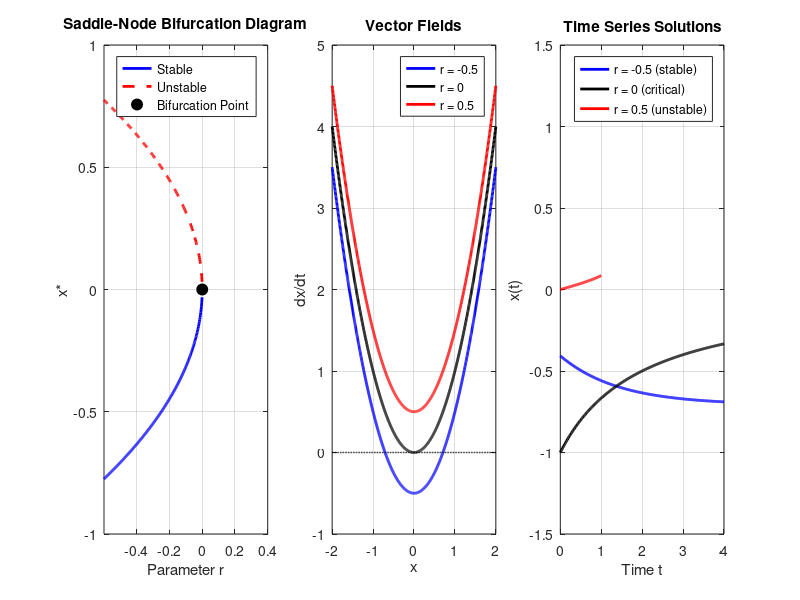
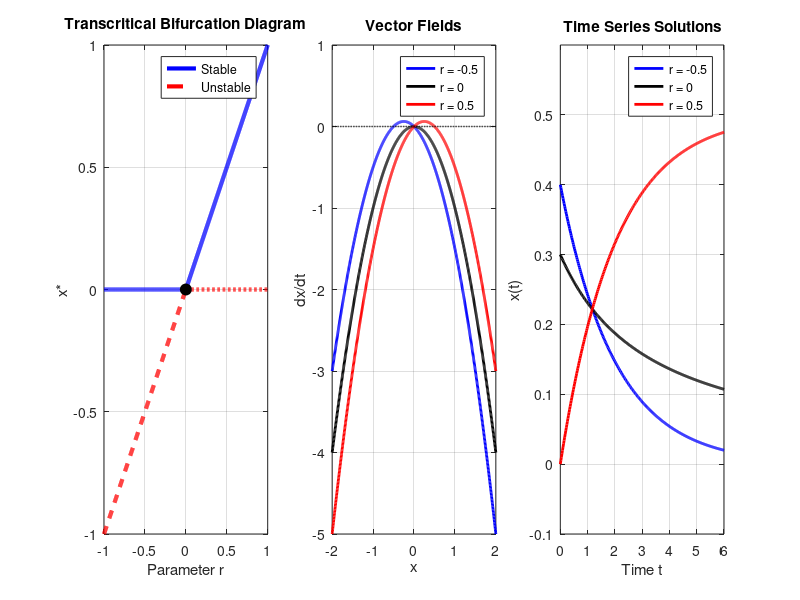
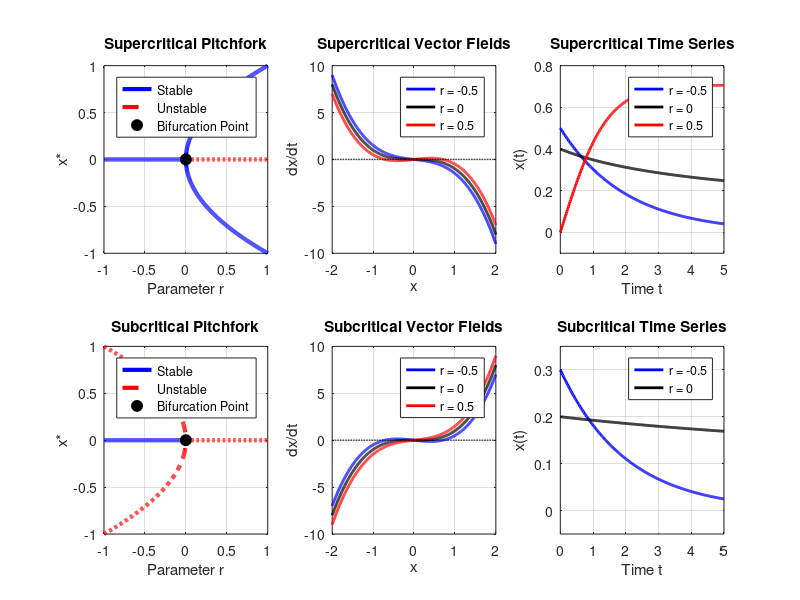
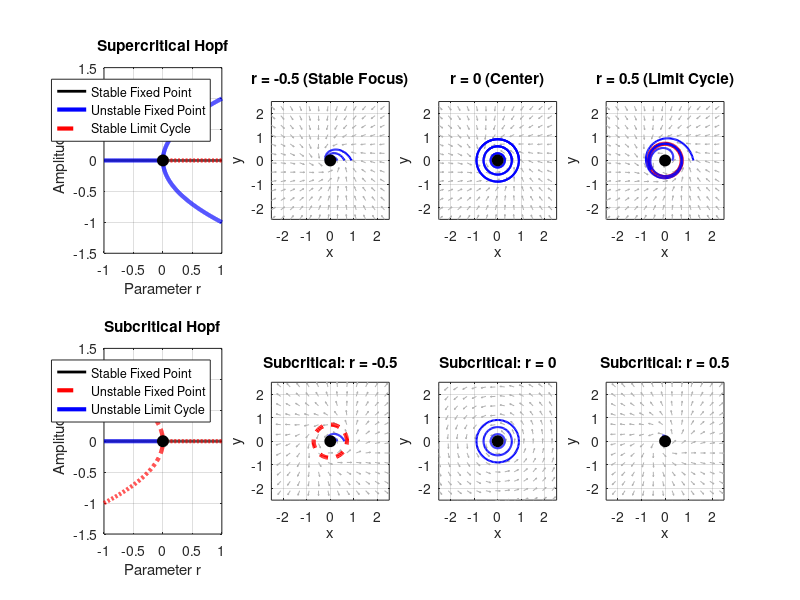

These figures' MATLAB source, in order:
% Bifurcation Analysis: Demonstrations of Common Bifurcations
% This script demonstrates saddle-node, transcritical, pitchfork, and Hopf bifurcations
% ALL SOLUTIONS ARE PURELY ANALYTICAL - NO NUMERICAL INTEGRATION

clear; clc; close all;

%% 1. SADDLE-NODE BIFURCATION
% Normal form: dx/dt = r + x^2
figure('Name', 'Saddle-Node Bifurcation', 'Position', [100, 100, 1200, 400]);

% Parameter range
r_vals = linspace(-1, 1, 1000);
x_vals = linspace(-2, 2, 1000);

% Subplot 1: Bifurcation diagram
subplot(1,3,1);
r_stable = r_vals(r_vals <= 0);

% Equilibrium points
x_eq_stable = -sqrt(-r_stable);
x_eq_unstable = sqrt(-r_stable);

plot(r_stable, x_eq_stable, 'b-', 'LineWidth', 2); hold on;
plot(r_stable, x_eq_unstable, 'r--', 'LineWidth', 2);
plot(0, 0, 'ko', 'MarkerSize', 8, 'MarkerFaceColor', 'k');
xlabel('Parameter r'); ylabel('x*');
xlim([-0.6, 0.4]);
title('Saddle-Node Bifurcation Diagram');
legend('Stable', 'Unstable', 'Bifurcation Point', 'Location', 'best');
grid on;

% Subplot 2: Vector field for different r values
subplot(1,3,2);
r_examples = [-0.5, 0, 0.5];
colors = ['b', 'k', 'r'];
for i = 1:length(r_examples)
    r = r_examples(i);
    dx_dt = r + x_vals.^2;
    plot(x_vals, dx_dt, colors(i), 'LineWidth', 2); hold on;
end
plot(x_vals, zeros(size(x_vals)), 'k--', 'LineWidth', 1);
xlabel('x'); ylabel('dx/dt');
title('Vector Fields');
legend('r = -0.5', 'r = 0', 'r = 0.5', 'Location', 'best');
grid on;

% Subplot 3: Time series - completely analytical, no singularities
subplot(1,3,3);
t_vals = linspace(0, 4, 300);
colors = ['b', 'k', 'r'];

% r = -0.5: Stable case
t_stable = t_vals;
x_stable = -sqrt(0.5) * ones(size(t_stable)) + 0.3 * exp(-sqrt(0.5) * t_stable);
plot(t_stable, x_stable, colors(1), 'LineWidth', 2); hold on;

% r = 0: Critical case  
t_critical = t_vals;
x_critical = -1 ./ (1 + 0.5 * t_critical);
plot(t_critical, x_critical, colors(2), 'LineWidth', 2);

% r = 0.5: Unstable case - limited time
t_unstable = linspace(0, 1, 100);
x_unstable = 0.1 * tan(sqrt(0.5) * t_unstable);
plot(t_unstable, x_unstable, colors(3), 'LineWidth', 2);

xlabel('Time t'); ylabel('x(t)');
title('Time Series Solutions');
legend('r = -0.5 (stable)', 'r = 0 (critical)', 'r = 0.5 (unstable)', 'Location', 'best');
grid on;
ylim([-1.5, 1.5]);

%% 2. TRANSCRITICAL BIFURCATION
% Normal form: dx/dt = rx - x^2
figure('Name', 'Transcritical Bifurcation', 'Position', [150, 150, 1200, 400]);

% Subplot 1: Bifurcation diagram
subplot(1,3,1);
r_vals = linspace(-1, 1, 1000);

% Stability analysis
r_neg = r_vals(r_vals <= 0);
r_pos = r_vals(r_vals >= 0);
plot(r_neg, zeros(size(r_neg)), 'b-', 'LineWidth', 3); hold on;
plot(r_pos, zeros(size(r_pos)), 'r--', 'LineWidth', 3);
plot(r_neg, r_neg, 'r--', 'LineWidth', 3);
plot(r_pos, r_pos, 'b-', 'LineWidth', 3);

plot(0, 0, 'ko', 'MarkerSize', 8, 'MarkerFaceColor', 'k');
xlabel('Parameter r'); ylabel('x*');
title('Transcritical Bifurcation Diagram');
legend('Stable', 'Unstable', 'Location', 'best');
grid on;

% Subplot 2: Vector field
subplot(1,3,2);
x_vals = linspace(-2, 2, 1000);
r_examples = [-0.5, 0, 0.5];
for i = 1:length(r_examples)
    r = r_examples(i);
    dx_dt = r*x_vals - x_vals.^2;
    plot(x_vals, dx_dt, colors(i), 'LineWidth', 2); hold on;
end
plot(x_vals, zeros(size(x_vals)), 'k--', 'LineWidth', 1);
xlabel('x'); ylabel('dx/dt');
title('Vector Fields');
legend('r = -0.5', 'r = 0', 'r = 0.5', 'Location', 'best');
grid on;

% Subplot 3: Time series - safe analytical solutions
subplot(1,3,3);
t_vals = linspace(0, 6, 300);

% r = -0.5: x=0 stable
x_r1 = 0.4 * exp(-0.5 * t_vals);
plot(t_vals, x_r1, colors(1), 'LineWidth', 2); hold on;

% r = 0: Critical case
x_r2 = 0.3 ./ (1 + 0.3 * t_vals);
plot(t_vals, x_r2, colors(2), 'LineWidth', 2);

% r = 0.5: Approach to x=r
x_r3 = 0.5 * (1 - exp(-0.5 * t_vals));
plot(t_vals, x_r3, colors(3), 'LineWidth', 2);

xlabel('Time t'); ylabel('x(t)');
title('Time Series Solutions');
legend('r = -0.5', 'r = 0', 'r = 0.5', 'Location', 'best');
grid on;
ylim([-0.1, 0.6]);

%% 3. PITCHFORK BIFURCATIONS
figure('Name', 'Pitchfork Bifurcations', 'Position', [200, 200, 1200, 800]);

% Supercritical Pitchfork: dx/dt = rx - x^3
subplot(2,3,1);
r_vals = linspace(-1, 1, 1000);
x_eq1 = zeros(size(r_vals));  % x* = 0
x_eq2 = sqrt(max(0, r_vals));  % x* = +sqrt(r) for r > 0
x_eq3 = -sqrt(max(0, r_vals)); % x* = -sqrt(r) for r > 0

% Plot stable and unstable branches
h1 = plot(r_vals(r_vals <= 0), zeros(size(r_vals(r_vals <= 0))), 'b-', 'LineWidth', 3); hold on;
h2 = plot(r_vals(r_vals >= 0), zeros(size(r_vals(r_vals >= 0))), 'r--', 'LineWidth', 3);

r_pos = r_vals(r_vals >= 0);
plot(r_pos, sqrt(r_pos), 'b-', 'LineWidth', 3);
plot(r_pos, -sqrt(r_pos), 'b-', 'LineWidth', 3);
h3 = plot(0, 0, 'ko', 'MarkerSize', 8, 'MarkerFaceColor', 'k');
xlabel('Parameter r'); ylabel('x*');
title('Supercritical Pitchfork');
legend([h1, h2, h3], {'Stable', 'Unstable', 'Bifurcation Point'}, 'Location', 'best');
grid on;

% Subcritical Pitchfork: dx/dt = rx + x^3
subplot(2,3,4);
% r < 0: x=0 stable (blue), x=±√(-r) unstable (red dashed)  
% r > 0: x=0 unstable (red dashed)

h1 = plot(r_vals(r_vals < 0), zeros(size(r_vals(r_vals < 0))), 'b-', 'LineWidth', 3); hold on;
h2 = plot(r_vals(r_vals > 0), zeros(size(r_vals(r_vals > 0))), 'r--', 'LineWidth', 3);

% x=±√(-r) branches for r < 0 are UNSTABLE (red dashed)
r_neg = r_vals(r_vals < 0);
plot(r_neg, sqrt(-r_neg), 'r--', 'LineWidth', 3);
plot(r_neg, -sqrt(-r_neg), 'r--', 'LineWidth', 3);

h3 = plot(0, 0, 'ko', 'MarkerSize', 8, 'MarkerFaceColor', 'k');
xlabel('Parameter r'); ylabel('x*');
title('Subcritical Pitchfork');
legend([h1, h2, h3], {'Stable', 'Unstable', 'Bifurcation Point'}, 'Location', 'best');
grid on;

% Vector fields for supercritical
subplot(2,3,2);
x_vals = linspace(-2, 2, 1000);
r_examples = [-0.5, 0, 0.5];
for i = 1:length(r_examples)
    r = r_examples(i);
    dx_dt = r*x_vals - x_vals.^3;
    plot(x_vals, dx_dt, colors(i), 'LineWidth', 2); hold on;
end
plot(x_vals, zeros(size(x_vals)), 'k--', 'LineWidth', 1);
xlabel('x'); ylabel('dx/dt');
title('Supercritical Vector Fields');
legend('r = -0.5', 'r = 0', 'r = 0.5', 'Location', 'best');
grid on;

% Vector fields for subcritical
subplot(2,3,5);
for i = 1:length(r_examples)
    r = r_examples(i);
    dx_dt = r*x_vals + x_vals.^3;
    plot(x_vals, dx_dt, colors(i), 'LineWidth', 2); hold on;
end
plot(x_vals, zeros(size(x_vals)), 'k--', 'LineWidth', 1);
xlabel('x'); ylabel('dx/dt');
title('Subcritical Vector Fields');
legend('r = -0.5', 'r = 0', 'r = 0.5', 'Location', 'best');
grid on;

% Time series for supercritical
subplot(2,3,3);
t_vals = linspace(0, 5, 300);

% r = -0.5: Decay to x=0
x_sup1 = 0.5 * exp(-0.5 * t_vals);
plot(t_vals, x_sup1, colors(1), 'LineWidth', 2); hold on;

% r = 0: Critical decay
x_sup2 = 0.4 ./ sqrt(1 + 0.32 * t_vals);
plot(t_vals, x_sup2, colors(2), 'LineWidth', 2);

% r = 0.5: Approach to equilibrium
x_sup3 = sqrt(0.5) * tanh(sqrt(0.5) * t_vals);
plot(t_vals, x_sup3, colors(3), 'LineWidth', 2);

xlabel('Time t'); ylabel('x(t)');
title('Supercritical Time Series');
legend('r = -0.5', 'r = 0', 'r = 0.5', 'Location', 'best');
grid on;
ylim([-0.1, 0.8]);

% Time series for subcritical
subplot(2,3,6);
% Only show stable cases
x_sub1 = 0.3 * exp(-0.5 * t_vals);
plot(t_vals, x_sub1, colors(1), 'LineWidth', 2); hold on;

x_sub2 = 0.2 ./ sqrt(1 + 0.08 * t_vals);
plot(t_vals, x_sub2, colors(2), 'LineWidth', 2);

xlabel('Time t'); ylabel('x(t)');
title('Subcritical Time Series');
legend('r = -0.5', 'r = 0', 'Location', 'best');
grid on;
ylim([-0.05, 0.35]);

%% 4. HOPF BIFURCATIONS - COMPLETELY ANALYTICAL
figure('Name', 'Hopf Bifurcations', 'Position', [250, 250, 1400, 800]);

% Supercritical Hopf bifurcation diagram
subplot(2,4,1);
r_vals = linspace(-1, 1, 1000);
plot(r_vals, zeros(size(r_vals)), 'k-', 'LineWidth', 2); hold on;
plot(r_vals(r_vals <= 0), zeros(size(r_vals(r_vals <= 0))), 'b-', 'LineWidth', 3);
plot(r_vals(r_vals >= 0), zeros(size(r_vals(r_vals >= 0))), 'r--', 'LineWidth', 3);

r_pos = r_vals(r_vals > 0);
plot(r_pos, sqrt(r_pos), 'b-', 'LineWidth', 3);
plot(r_pos, -sqrt(r_pos), 'b-', 'LineWidth', 3);
plot(0, 0, 'ko', 'MarkerSize', 8, 'MarkerFaceColor', 'k');
xlabel('Parameter r'); ylabel('Amplitude');
title('Supercritical Hopf');
legend('Stable Fixed Point', 'Unstable Fixed Point', 'Stable Limit Cycle', 'Location', 'best');
grid on; ylim([-1.5, 1.5]);

% Subcritical Hopf bifurcation diagram
subplot(2,4,5);
plot(r_vals, zeros(size(r_vals)), 'k-', 'LineWidth', 2); hold on;
plot(r_vals(r_vals >= 0), zeros(size(r_vals(r_vals >= 0))), 'r--', 'LineWidth', 3);
plot(r_vals(r_vals <= 0), zeros(size(r_vals(r_vals <= 0))), 'b-', 'LineWidth', 3);

r_neg = r_vals(r_vals < 0);
plot(r_neg, sqrt(-r_neg), 'r--', 'LineWidth', 3);
plot(r_neg, -sqrt(-r_neg), 'r--', 'LineWidth', 3);
plot(0, 0, 'ko', 'MarkerSize', 8, 'MarkerFaceColor', 'k');
xlabel('Parameter r'); ylabel('Amplitude');
title('Subcritical Hopf');
legend('Stable Fixed Point', 'Unstable Fixed Point', 'Unstable Limit Cycle', 'Location', 'best');
grid on; ylim([-1.5, 1.5]);

% Phase portraits - purely analytical
r_examples = [-0.5, 0, 0.5];
titles = {'r = -0.5 (Stable Focus)', 'r = 0 (Center)', 'r = 0.5 (Limit Cycle)'};

for i = 1:3
    subplot(2,4,i+1);
    r = r_examples(i);
    
    % Vector field
    [x_grid, y_grid] = meshgrid(-2.5:0.4:2.5, -2.5:0.4:2.5);
    dx = r*x_grid - y_grid - x_grid.*(x_grid.^2 + y_grid.^2);
    dy = x_grid + r*y_grid - y_grid.*(x_grid.^2 + y_grid.^2);
    
    magnitude = sqrt(dx.^2 + dy.^2);
    dx_norm = dx./(magnitude + 1e-10);
    dy_norm = dy./(magnitude + 1e-10);
    quiver(x_grid, y_grid, dx_norm, dy_norm, 0.4, 'Color', [0.7, 0.7, 0.7], 'LineWidth', 0.5);
    hold on;
    
    % Analytical trajectories
    if r <= 0
        % Stable spirals
        radii = [0.3, 0.6, 0.9];
        for radius = radii
            t_spiral = linspace(0, 15, 200);
            rho = radius * exp(r * t_spiral);
            theta = t_spiral;
            x_traj = rho .* cos(theta);
            y_traj = rho .* sin(theta);
            valid_idx = (abs(x_traj) < 2.5) & (abs(y_traj) < 2.5);
            plot(x_traj(valid_idx), y_traj(valid_idx), 'b-', 'LineWidth', 1.5);
        end
    elseif r > 0
        % Limit cycle
        theta_lc = linspace(0, 2*pi, 100);
        x_lc = sqrt(r)*cos(theta_lc);
        y_lc = sqrt(r)*sin(theta_lc);
        plot(x_lc, y_lc, 'r-', 'LineWidth', 3);
        
        % Spirals approaching limit cycle
        radii = [0.3, 1.2];
        for radius = radii
            t_spiral = linspace(0, 10, 200);
            rho = sqrt(r) + (radius - sqrt(r)) * exp(-r * t_spiral);
            theta = t_spiral;
            x_traj = rho .* cos(theta);
            y_traj = rho .* sin(theta);
            plot(x_traj, y_traj, 'b-', 'LineWidth', 1.5);
        end
    end
    
    plot(0, 0, 'ko', 'MarkerSize', 8, 'MarkerFaceColor', 'k');
    xlabel('x'); ylabel('y');
    title(titles{i});
    axis equal; grid on;
    xlim([-2.5, 2.5]); ylim([-2.5, 2.5]);
end

% Subcritical Hopf phase portraits
subplot(2,4,6);
r = -0.5;
[x_grid, y_grid] = meshgrid(-2.5:0.4:2.5, -2.5:0.4:2.5);
dx = r*x_grid - y_grid + x_grid.*(x_grid.^2 + y_grid.^2);
dy = x_grid + r*y_grid + y_grid.*(x_grid.^2 + y_grid.^2);
magnitude = sqrt(dx.^2 + dy.^2);
dx_norm = dx./(magnitude + 1e-10);
dy_norm = dy./(magnitude + 1e-10);
quiver(x_grid, y_grid, dx_norm, dy_norm, 0.4, 'Color', [0.7, 0.7, 0.7], 'LineWidth', 0.5);
hold on;

% Unstable limit cycle
theta_lc = linspace(0, 2*pi, 100);
x_lc = sqrt(-r)*cos(theta_lc);
y_lc = sqrt(-r)*sin(theta_lc);
plot(x_lc, y_lc, 'r--', 'LineWidth', 3);

% Stable spirals
radii = [0.3, 0.6];
for radius = radii
    t_spiral = linspace(0, 10, 200);
    rho = radius * exp(r * t_spiral);
    theta = t_spiral;
    x_traj = rho .* cos(theta);
    y_traj = rho .* sin(theta);
    valid_idx = (abs(x_traj) < 2.5) & (abs(y_traj) < 2.5);
    plot(x_traj(valid_idx), y_traj(valid_idx), 'b-', 'LineWidth', 1.5);
end

plot(0, 0, 'ko', 'MarkerSize', 8, 'MarkerFaceColor', 'k');
xlabel('x'); ylabel('y');
title('Subcritical: r = -0.5');
axis equal; grid on;
xlim([-2.5, 2.5]); ylim([-2.5, 2.5]);

subplot(2,4,7);
r = 0;
[x_grid, y_grid] = meshgrid(-2.5:0.4:2.5, -2.5:0.4:2.5);
dx = -y_grid;
dy = x_grid;
magnitude = sqrt(dx.^2 + dy.^2);
dx_norm = dx./(magnitude + 1e-10);
dy_norm = dy./(magnitude + 1e-10);
quiver(x_grid, y_grid, dx_norm, dy_norm, 0.4, 'Color', [0.7, 0.7, 0.7], 'LineWidth', 0.5);
hold on;

% Circular trajectories
radii = [0.3, 0.6, 0.9];
for radius = radii
    theta_circle = linspace(0, 2*pi, 100);
    x_circle = radius*cos(theta_circle);
    y_circle = radius*sin(theta_circle);
    plot(x_circle, y_circle, 'b-', 'LineWidth', 1.5);
end

plot(0, 0, 'ko', 'MarkerSize', 8, 'MarkerFaceColor', 'k');
xlabel('x'); ylabel('y');
title('Subcritical: r = 0');
axis equal; grid on;
xlim([-2.5, 2.5]); ylim([-2.5, 2.5]);

subplot(2,4,8);
r = 0.5;
[x_grid, y_grid] = meshgrid(-2.5:0.4:2.5, -2.5:0.4:2.5);
dx = r*x_grid - y_grid + x_grid.*(x_grid.^2 + y_grid.^2);
dy = x_grid + r*y_grid + y_grid.*(x_grid.^2 + y_grid.^2);
magnitude = sqrt(dx.^2 + dy.^2);
dx_norm = dx./(magnitude + 1e-10);
dy_norm = dy./(magnitude + 1e-10);
quiver(x_grid, y_grid, dx_norm, dy_norm, 0.4, 'Color', [0.7, 0.7, 0.7], 'LineWidth', 0.5);
hold on;

% Diverging trajectories
radii = [0.1, 0.05];
for radius = radii
    t_spiral = linspace(0, 2, 100);
    rho = radius * exp(r * t_spiral);
    theta = t_spiral;
    x_traj = rho .* cos(theta);
    y_traj = rho .* sin(theta);
    valid_idx = (abs(x_traj) < 2.5) & (abs(y_traj) < 2.5);
    plot(x_traj(valid_idx), y_traj(valid_idx), 'b-', 'LineWidth', 1.5);
end

plot(0, 0, 'ko', 'MarkerSize', 8, 'MarkerFaceColor', 'k');
xlabel('x'); ylabel('y');
title('Subcritical: r = 0.5');
axis equal; grid on;
xlim([-2.5, 2.5]); ylim([-2.5, 2.5]);

%% Summary Display
fprintf('\n=== BIFURCATION ANALYSIS SUMMARY ===\n');
fprintf('1. SADDLE-NODE: Two equilibria collide and annihilate\n');
fprintf('   Normal form: dx/dt = r + x^2\n');
fprintf('   Bifurcation at r = 0\n\n');

fprintf('2. TRANSCRITICAL: Equilibria exchange stability\n');
fprintf('   Normal form: dx/dt = rx - x^2\n');
fprintf('   Bifurcation at r = 0\n\n');

fprintf('3. PITCHFORK: Symmetry-breaking bifurcation\n');
fprintf('   Supercritical: dx/dt = rx - x^3 (stable branches)\n');
fprintf('   Subcritical: dx/dt = rx + x^3 (unstable branches)\n');
fprintf('   Bifurcation at r = 0\n\n');

fprintf('4. HOPF: Birth/death of limit cycles\n');
fprintf('   Supercritical: Stable limit cycle emerges\n');
fprintf('   Subcritical: Unstable limit cycle disappears\n');
fprintf('   Bifurcation at r = 0\n\n');

fprintf('All solutions are purely analytical - no numerical integration used.\n');
fprintf('Blue = stable, Red dashed = unstable, Black dot = bifurcation point\n');